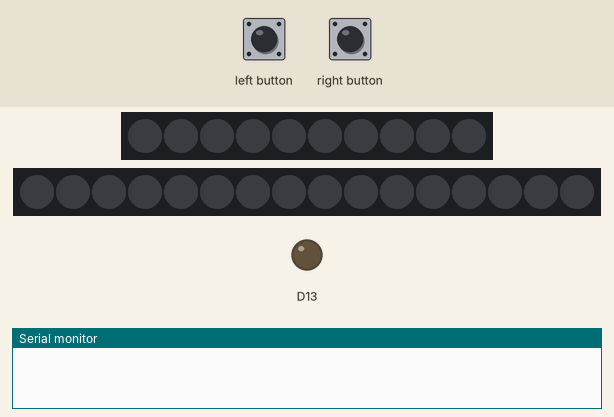
A sketch run on a simulated Adafruit Circuit Playground Express. Parts: 10 RGB LEDs in strip order, left to right, 16 RGB LEDs in strip order, left to right, output pins drawn as LEDs (lit = HIGH), the last lines printed to the serial monitor. Inputs (shaded band) come from the test bench. Dim RGB values are drawn brighter than linear.

Above: at 1.2 s.
1.3 s: left button pressed for 3.2 s
At 5.7 s:
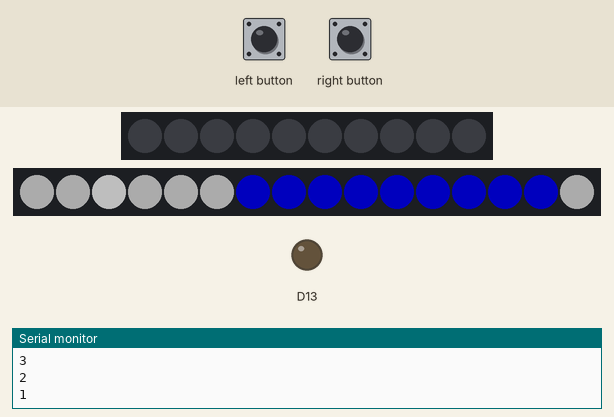
6.0 s: right button pressed for 1 s
At 7.2 s:
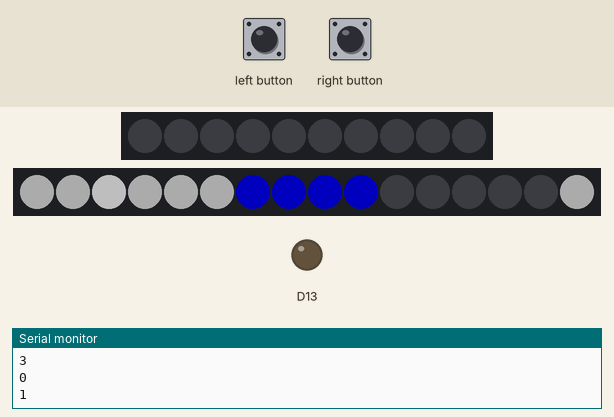
8.7 s: right button pressed for 0.15 s
At 9.9 s:
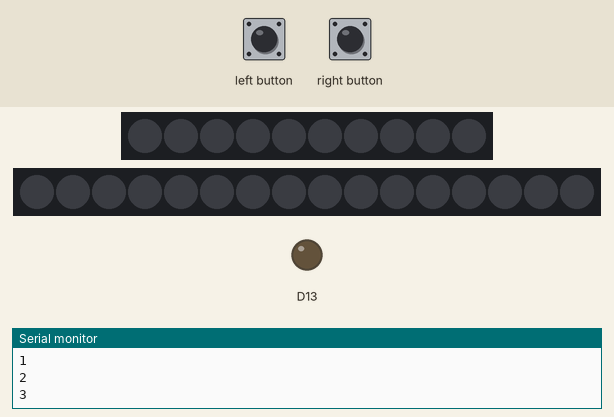
10.3 s: right button pressed for 3.2 s
At 10.48 s:
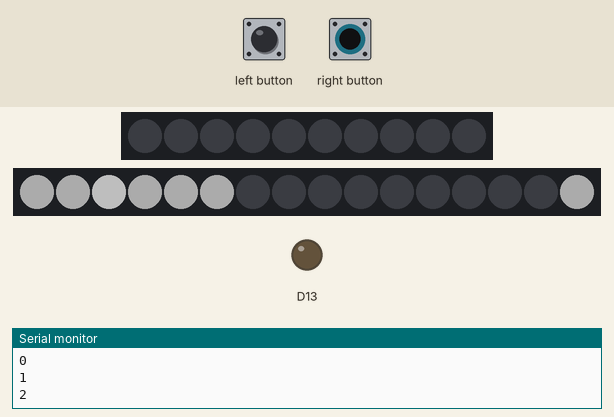
Timing chart, 0 to 13.3 s (numbered marks = the images above; inputs shaded):
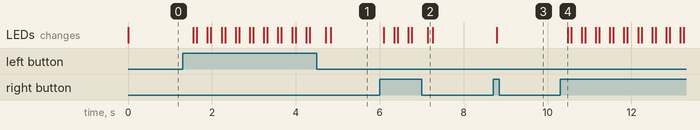

The sketch:

the_new_adventures_of_lagom_4_new_beginning.ino
```cpp
// Fast Forier Transform Test Program for Circuit Playground
// Mike Barela for Adafruit Industries    September, 2016

#include <Adafruit_CircuitPlayground.h>
#include <Adafruit_NeoPixel.h>
#include <Wire.h>
#include <SPI.h>


#define BINS   32          // The number of FFT frequency bins
#define USABLE 31          // The number of usable FFT frequency bins
#define FRAMES 4           // This many FFT cycles are averaged
#define NUMPIXELS 16       // Number of NeoPixels on NeoPixel Ring
#define HAPTICSPIN 12      // Pin that NeoPixel Ring is attached to

//different NeoPixel offset values for different types of thing to listen for
int listenForList[] = {1, 1, 3, 2};
// loud person, quiet crowd, loud laughter, cool whistle
int listenFor = 0;   // <- THE VARIABLE THAT DEFINES WHAT WE ARE LISTENING FOR

//pile
int pile;
int pileMax [] = {150, 200, 150, 150}; //different pileMax per listenFor
int fillAmount;

//extra NeoPixel ring
Adafruit_NeoPixel pixels = Adafruit_NeoPixel(NUMPIXELS, HAPTICSPIN, NEO_GRB + NEO_KHZ800);
bool doOnce =false;
int listenForColors[4][3] = {
  {255,0,0},
  {0,0,255},
  {255,127,0},
  {0,255,0}
};
int numberColorBars[] = {
  5,
  5,
  5,
  5
};

//camera flash
const int CapThreshold = 20;
const unsigned long HoldDuration = 75;
unsigned long timeHeld = 0;
boolean flashed = false;
boolean captured = false;

void setup() {
  CircuitPlayground.begin();  // Set up the board library and serial
  Serial.begin(9600);         // Initialize Serial Output
  pixels.begin();
  pixels.setBrightness(80);

  pile = 0;
  fillAmount = 0;
}

void loop() {
  //FFT SHIT
  uint8_t i,j;
  uint16_t spectrum[BINS];     // FFT spectrum output buffer
  uint16_t avg[USABLE];          // The average of FRAME "listens"

  for(j=1; j <= FRAMES; j++) {             // We gather data FRAMES times and average it
     CircuitPlayground.mic.fft(spectrum);  // Here is the CP listen and FFT the data routine
     for(i=0; i < USABLE; i++) {             // Add for an average
       if(spectrum[i] > 255) spectrum[i] = 255; // limit outlier data
       if(i == 0) {
         avg[i] = spectrum[i];
       } else {
         avg[i] = avg[i] + spectrum[i];
       }
     }
  }
  for(i=0; i < USABLE; i++) {               // For each output bin average
     avg[i] = avg[i] / FRAMES;            //  divide about the number of values aaveraged
  }
  int maxVal = 0, maxIndex = 0;
  for(i=0; i < USABLE; i++) {               // For each output bin average
     if(avg[i] >= maxVal && avg[i] < 339) {               //  find the peak value
       maxVal = avg[i];
       maxIndex = i;                      //  and the bin that max value is in
     }
  }
  for(j=0; j < USABLE; j++) {           // print spectrum 32 bins
     //Serial.print(j); Serial.print(": ");
     //Serial.print(avg[j]);
     //Serial.print(" ");
  }
  //Serial.println("");              // and print the highest value and the bin it is in
  //Serial.print("Max Value = "); Serial.print(maxVal);
  //Serial.print(", Index of Max Value = "); Serial.println(maxIndex);

  //NEOPIXEL && PILE ACCUMULATION SHIT
  //Extra Neopixel
  //Right side
  int lightValue = 255 / 30;
  for (int h = 0; h < 5; h++) {
    int avgNormalized = avg[h + listenForList[listenFor]] - 3;

    //switch for listenFor to add to pile
    switch (listenFor) {
      case 0: //loud person
        if (avgNormalized >= 7 && pile < pileMax[listenFor] && CircuitPlayground.readCap(10) > CapThreshold) {pile++;}
      break;
      case 1: //quiet crowd
        if (avgNormalized < 0 && pile < pileMax[listenFor] && CircuitPlayground.readCap(10) > CapThreshold) pile++;
      break;
      case 2: //loud laughter
        if (avgNormalized >= 12 && pile < pileMax[listenFor] && CircuitPlayground.readCap(10) > CapThreshold) pile++;
      break;
      case 3: //cool whistle
        if (avgNormalized >= 7 && pile < pileMax[listenFor] && CircuitPlayground.readCap(10) > CapThreshold) pile++;
      break;
      default:
      break;
    }

    if (listenFor != 1) { //make sure not listening for silence
      if (avgNormalized < 5) avgNormalized = 0;
      int lightAmount = avgNormalized * lightValue;

      int light1 = lightAmount * .5;
      int light2 = lightAmount * .25;
      int light3 = lightAmount * .15;
      if (lightAmount > 255) lightAmount = 255; //PREVENT OVERFLOW EVERY DAY
      if (light2 > 255) light2 = 255;
      if (light1 > 255) light1 = 255;
      if (light3 > 255) light3 = 255;

      pixels.setPixelColor(2, lightAmount, lightAmount, lightAmount);
      pixels.setPixelColor(1, light1, light1, light1);
      pixels.setPixelColor(3, light1, light1, light1);
      pixels.setPixelColor(4, light2, light2, light2);
      pixels.setPixelColor(0, light2, light2, light2);
      pixels.setPixelColor(5, light3, light3, light3);
      pixels.setPixelColor(15, light3, light3, light3);
      pixels.show(); // This sends the updated pixel color to the hardware.
    } else {
      int lightAmount;
      if (avgNormalized < 1) {
        lightAmount = 255;
      } else {
        lightAmount = 255/(avgNormalized ^ 2);
      }
      if (lightAmount < 1) lightAmount = 1;

      int light1 = (lightAmount * .5)*(.6);
      int light2 = (lightAmount * .25)*(.6);
      int light3 = (lightAmount * .15)*(.6);
      if (lightAmount == 255) light2 = (255*.6);
      if (lightAmount == 255) light1 =(255*.6);
      if (lightAmount == 255) light3 = (255*.6);

      pixels.setPixelColor(2, lightAmount, lightAmount, lightAmount);
      pixels.setPixelColor(1, light1, light1, light1);
      pixels.setPixelColor(3, light1, light1, light1);
      pixels.setPixelColor(4, light2, light2, light2);
      pixels.setPixelColor(0, light2, light2, light2);
      pixels.setPixelColor(5, light3, light3, light3);
      pixels.setPixelColor(15, light3, light3, light3);
      pixels.show(); // This sends the updated pixel color to the hardware.
    }
  }

  //left side
  fillAmount = pile / (pileMax[listenFor] / 9);
  /*
  //if (pile <= (pileMax[listenFor] / 5)) fillAmount = 0;
  for (int h = 9; h > 9 - fillAmount; h--) {
    CircuitPlayground.setPixelColor(h, 0, 255, 0);
  }
  */
  for (int h = 6; h < 6 + fillAmount; h++) {
    pixels.setPixelColor(h, listenForColors[listenFor][0], listenForColors[listenFor][1], listenForColors[listenFor][2]);
  }
  pixels.show(); // This sends the updated pixel color to the hardware.

  if (CircuitPlayground.leftButton()){
    listenFor--;
    listenFor = (listenFor < 0) ? 3 : listenFor;
    captured = false;
    Serial.println(listenFor);
    pile = 0;
    pixels.clear();
    flash();
    delay(75);
  }
  if (CircuitPlayground.rightButton()){
    listenFor++;
    listenFor %= 4;
    captured = false;
    Serial.println(listenFor);
    pile = 0;
    pixels.clear();
    flash();
    delay(75);
  }

  if(CircuitPlayground.readCap(9) > CapThreshold){
    if(!flashed){
      if(timeHeld == 0){
        timeHeld = millis();
      }else{
        if(millis() - timeHeld > HoldDuration){
          flash();
          flashed = true;
        }
      }
    }
  }else{
    timeHeld = 0;
    flashed = false;
  }

  if(!captured){
    if(CircuitPlayground.readCap(10) > CapThreshold){
      captured = true;
      pixels.clear();
    }else{
      for (int h = 6; h < 15; h++) {
        pixels.setPixelColor(h, listenForColors[listenFor][0] * .25, listenForColors[listenFor][1] * .25, listenForColors[listenFor][2] * .25);
      }
      pixels.show(); // This sends the updated pixel color to the hardware.*/
    }
  }
}

void flash(){

  for (int p=0; p<10; p++) {
    CircuitPlayground.setPixelColor(p, 0xFFFFFF);
  }
  for (int p=5; p<255; p+=1){
    CircuitPlayground.setBrightness(p);
  }
  CircuitPlayground.clearPixels();
}
```

Measured:
- after the input at 1.3 s, the LEDs: first change after 0.26 s (image 1 shows a later state)
- after the input at 6.0 s, the LEDs: first change after 0.09 s (image 2 shows a later state)
- after the input at 8.7 s, the LEDs: change after 0.09 s (image 3)
- after the input at 10.3 s, the LEDs: change after 0.18 s (image 4)
